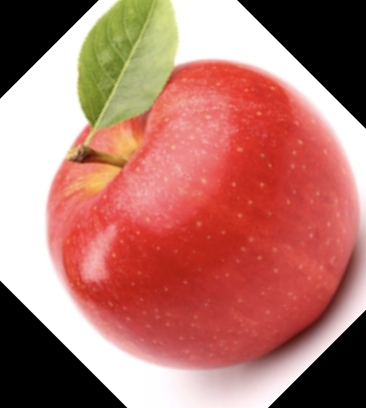
#> input picture data/fruits-fresh-and-rotten-fruits-dataset/train/apple-ok/rotated_by_45_Screen Shot 2018-06-08 at 5.16.57 PM.png, 366 x 408 px; its folder holds 2 pictures in this run
$ python blurringStrategy01.py
#> lines starting #> are read from the running program, lines starting #| are printed output that depends on the picture
"""
A little script to realize blurring of picture data for experimentation,
which is either started by communication client within the CoNM environment or manually.
It realizes experiments on continual ANN training and testing on switching datasets.
Copyright (c) 2022 Marcus Grum
"""

__author__ = 'Marcus Grum, marcus.grum@uni-potsdam.de'
# SPDX-License-Identifier: AGPL-3.0-or-later or individual license
# SPDX-FileCopyrightText: 2022 Marcus Grum <marcus.grum@uni-potsdam.de>

import os
import skimage.io
import matplotlib.pyplot as plt
import skimage.filters # pip3 install scikit-image

def realize_GaussianBlurring(pathInputPictures, pathOutputPictures, sigma):

    # Check if directory for blurred images exists
#> called with sigma = 6
    if not (os.path.exists(pathOutputPictures)):
        # Create a new directory because it does not exist
        os.makedirs(pathOutputPictures)

    # Parse all images and carry out blurrying
    print("Blurring images specified in path '" + pathInputPictures + "'...")
    for filename in os.listdir(pathInputPictures):
        f = os.path.join(pathInputPictures,filename)
        if os.path.isfile(f):

            # collect relevant file information
            currentFilePath = f
            currentFileName = os.path.basename(f)

            # filter irrelevant file types
            if(currentFileName != ".DS_Store"):

                # load current image
                currentImage_original = skimage.io.imread(fname=currentFilePath)
#> currentImage_original is the input picture: shape (408, 366, 3); mean R, G, B 180, 117.7, 108.6

                # if required, display the original image
                #fig, ax = plt.subplots()
                #plt.imshow(image)
                #plt.show()

                # apply Gaussian blur for creating a new image
                currentImage_blurred = skimage.filters.gaussian(currentImage_original, sigma=(sigma, sigma), truncate=3.5, channel_axis=2)
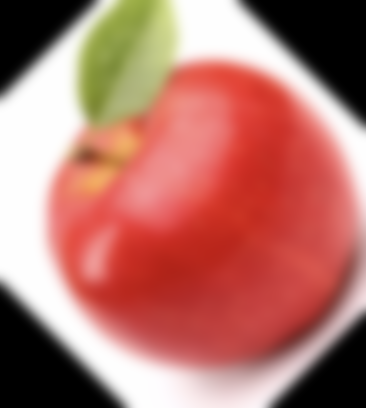
#> currentImage_blurred: shape (408, 366, 3) float64; mean R, G, B 0.706, 0.462, 0.426

                # display blurred image
                fig, ax = plt.subplots()
                plt.imshow(currentImage_blurred)
                plt.axis('off')
                #plt.show()

                # storing of blurred image
                fig.savefig(pathOutputPictures + currentFileName, bbox_inches='tight', pad_inches = 0, transparent=True)
                plt.close()

        else:
            print('  directories:', f)
#> pass 2 of the loop in realize_GaussianBlurring, `for filename in os.listdir(pathInputPictures):`:
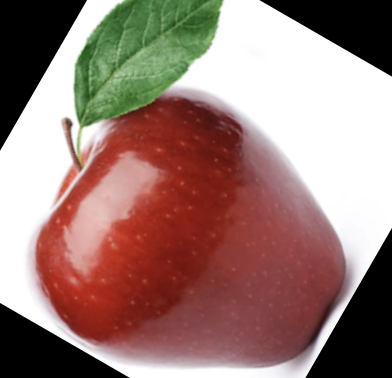
#> input picture data/fruits-fresh-and-rotten-fruits-dataset/train/apple-ok/rotated_by_60_Screen Shot 2018-06-08 at 5.19.28 PM.png, 392 x 378 px
#> in realize_GaussianBlurring, currentImage_original is the input picture: shape (378, 392, 3); mean R, G, B 154.4, 124.7, 118.3
#> in realize_GaussianBlurring, `currentImage_blurred = skimage.filters.gaussian(currentImage_original,..`:
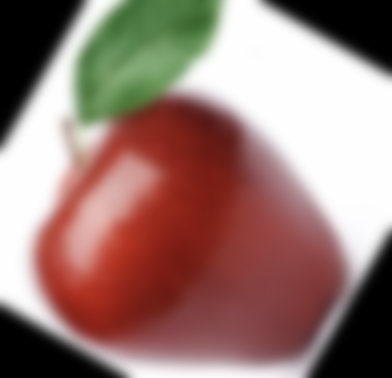
#> currentImage_blurred: shape (378, 392, 3) float64; mean R, G, B 0.605, 0.488, 0.463

if __name__ == '__main__':

    sigma = 6

    # when script is started manually, initiate blurring agent
    # - for apple data
    realize_GaussianBlurring("./../../data/fruits-fresh-and-rotten-fruits-dataset/train/apple-ok/", "./../../data/fruits-fresh-and-rotten-fruits-dataset-blurredWithSigma"+str(sigma)+"/train/apple-ok/", sigma)
    realize_GaussianBlurring("./../../data/fruits-fresh-and-rotten-fruits-dataset/train/apple-def/", "./../../data/fruits-fresh-and-rotten-fruits-dataset-blurredWithSigma"+str(sigma)+"/train/apple-def/", sigma)
#> (the run stopped early here; a loop or call above may not have finished)
